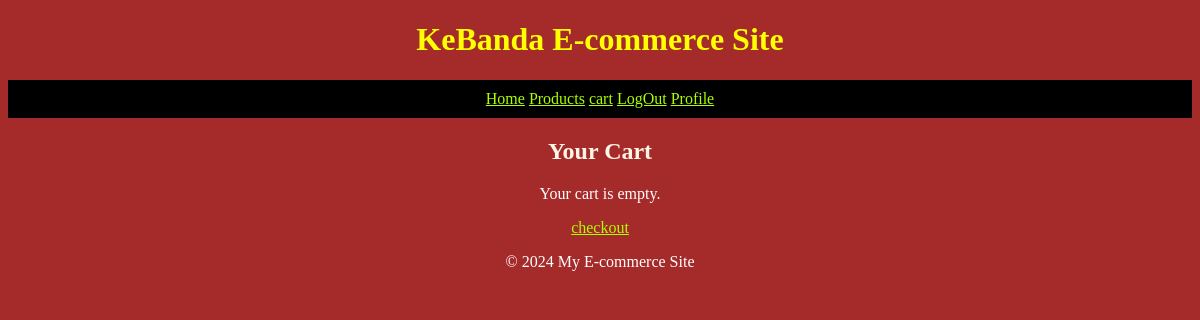
The app's page /cart/detail/ (signed in), older data.
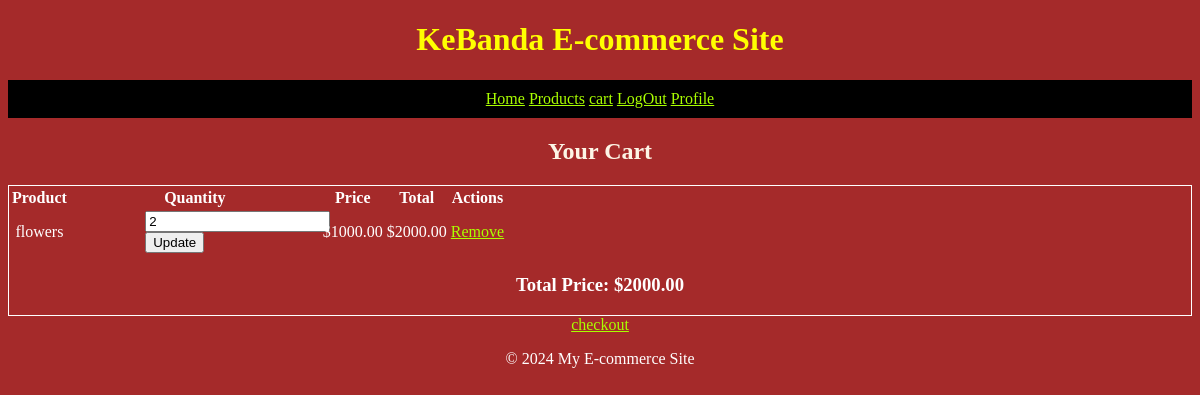
The same page, newer data.
### cart/models.py (models this page shows, shortened)
class CartItem(models.Model):
    cart = models.ForeignKey(Cart, on_delete=models.CASCADE, related_name='items')
    product = models.ForeignKey(Product, on_delete=models.CASCADE)
    quantity = models.PositiveIntegerField(default=1)
    def total_price(self):
        return self.product.price * self.quantity  # Uses product's price

class Cart(models.Model):
    user = models.ForeignKey(User, on_delete=models.CASCADE, related_name='cart')
    created_at = models.DateTimeField(auto_now_add=True)
    def total_price(self):
        return sum(item.total_price() for item in self.items.all())

### products/models.py (models this page shows, shortened)
class Product(models.Model):
    name = models.CharField(max_length=255)
    slug = models.SlugField(max_length=255, unique=True)
    description = models.TextField()
    price = models.DecimalField(max_digits=10, decimal_places=2)
    stock = models.PositiveIntegerField()
    category = models.ForeignKey(Category, on_delete=models.CASCADE, related_name='products')
    created_at = models.DateTimeField(auto_now_add=True)
    updated_at = models.DateTimeField(auto_now=True)

### cart/views.py (the view)
# urls.py: path('detail/', views.cart_detail, name='cart_detail'),
@login_required
def cart_detail(request):
    cart, created = Cart.objects.get_or_create(user=request.user)
    return render(request, 'cart/cart_detail.html', {'cart': cart})

### cart/templates/cart/cart_detail.html (shortened to what this page needs)
{% extends "base.html" %}
{% block content %}
<h2>Your Cart</h2>
{% if cart.items.all %}
<div>
    <table>
        <tr>
            <th>Product</th>
            <th>Quantity</th>
            <th>Price</th>
            <th>Total</th>
            <th>Actions</th>
        </tr>
        {% for item in cart.items.all %}
        <tr>
            <td>{{ item.product.name }}</td>
            <td>
                <form action="{% url 'update_cart' item.id %}" method="post">
                    <input type="number" name="quantity" value="{{ item.quantity }}" min="1">
                    <button type="submit">Update</button>
                </form>
            </td>
            <td>${{ item.product.price }}</td>
            <td>${{ item.total_price }}</td>
            <td>
                <a href="{% url 'remove_from_cart' item.id %}">Remove</a>
            </td>
        </tr>
        {% endfor %}
    </table>
    <h3>Total Price: ${{ cart.total_price }}</h3>
{% else %}
    <p>Your cart is empty.</p>
{% endif %}
</div>
<a href="{% url 'orders:checkout' %}">checkout</a>
{% endblock %}

Row changes from the older to the newer data that the page shows:
added CartItem: product.name "flowers", quantity "2", product.price "1000.00", total_price "2000.00"
now on this page (row unchanged): Cart: total_price "2000.00"
Text that changed along with them:
text no longer shown: "Your cart is empty."
text now shown: "Product Quantity Price Total Actions Total Price: $"
